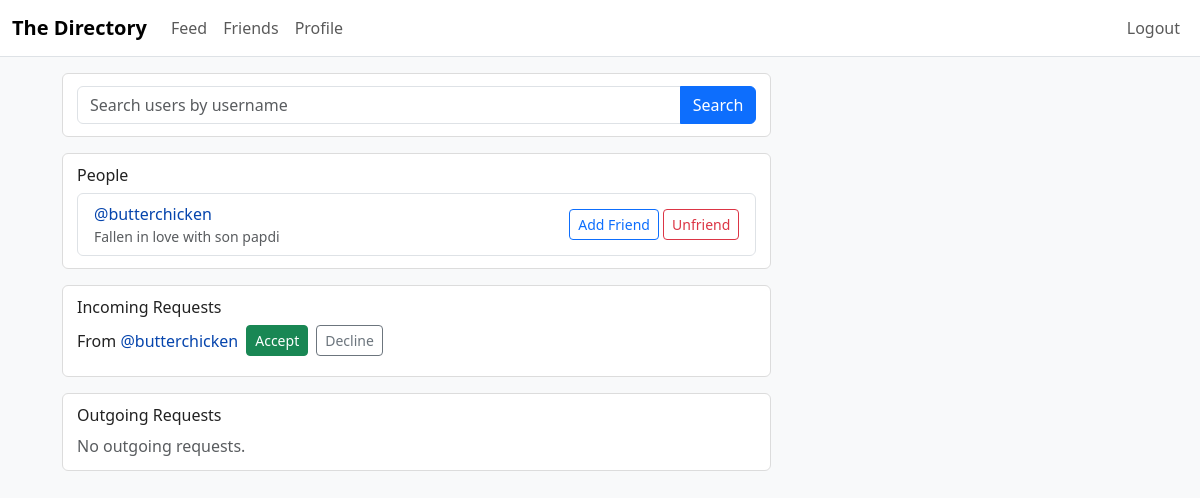
/friends/ (signed in), run on the app's committed database.
### models.py (models this page shows)
class User(db.Model, UserMixin):
    id = db.Column(db.Integer, primary_key=True)
    username = db.Column(db.String(50), unique=True, nullable=False, index=True)
    email = db.Column(db.String(120), unique=True, nullable=False, index=True)
    password_hash = db.Column(db.String(200), nullable=False)
    bio = db.Column(db.Text, default="")
    joined_at = db.Column(db.DateTime, default=datetime.utcnow)
    posts = relationship("Post", backref="author", cascade="all, delete-orphan")
    friends = relationship(
        "User",
        secondary=friendships,
        primaryjoin=id == friendships.c.user_id,
        secondaryjoin=id == friendships.c.friend_id,
        backref="friend_of",
    )

class FriendRequest(db.Model):
    id = db.Column(db.Integer, primary_key=True)
    from_id = db.Column(db.Integer, db.ForeignKey("user.id"), nullable=False)
    to_id = db.Column(db.Integer, db.ForeignKey("user.id"), nullable=False)
    status = db.Column(db.String(16), default="pending")  # pending/accepted/declined
    created_at = db.Column(db.DateTime, default=datetime.utcnow)
    sender = relationship("User", foreign_keys=[from_id])
    receiver = relationship("User", foreign_keys=[to_id])

### routes/friends.py (the view)
@friends_bp.route("/", methods=["GET"])
@login_required
def list_and_find():
    q = request.args.get("q", "").strip()
    users = []
    if q:
        users = User.query.filter(User.username.ilike(f"%{q}%"), User.id != current_user.id).all()
    else:
        users = User.query.filter(User.id != current_user.id).limit(30).all()
    incoming = FriendRequest.query.filter_by(to_id=current_user.id, status="pending").all()
    outgoing = FriendRequest.query.filter_by(from_id=current_user.id, status="pending").all()
    return render_template("friends_find.html", users=users, incoming=incoming, outgoing=outgoing)

### models.py (called while the page is built)
@login_manager.user_loader
def load_user(user_id):
    return User.query.get(int(user_id))

### templates/friends_find.html
{% extends 'base.html' %}
{% block content %}
<div class="row">
  <div class="col-md-8">
    <div class="infocard mb-3">
      <form method="get">
        <div class="input-group">
          <input class="form-control" name="q" value="{{ request.args.get('q', '') }}" placeholder="Search users by username">
          <button class="btn btn-primary">Search</button>
        </div>
      </form>
    </div>
    <div class="infocard mb-3">
      <h6>People</h6>
      {% if users %}
        <div class="list-group">
        {% for u in users %}
          <div class="list-group-item d-flex justify-content-between align-items-center">
            <div>
              <a href="{{ url_for('profile.view_profile', username=u.username) }}">@{{ u.username }}</a>
              {% if u.bio %}<div class="small text-muted">{{ u.bio }}</div>{% endif %}
            </div>
            <div>
              <a class="btn btn-sm btn-outline-primary" href="{{ url_for('friends.add_friend', username=u.username) }}">Add Friend</a>
              <a class="btn btn-sm btn-outline-danger" href="{{ url_for('friends.unfriend', username=u.username) }}">Unfriend</a>
            </div>
          </div>
        {% endfor %}
        </div>
      {% else %}
        <div class="text-muted">No users found.</div>
      {% endif %}
    </div>
    <div class="infocard mb-3">
      <h6>Incoming Requests</h6>
      {% if incoming %}
        {% for r in incoming %}
          <div class="d-flex gap-2 align-items-center mb-2">
            <span>From <a href="{{ url_for('profile.view_profile', username=r.sender.username) }}">@{{ r.sender.username }}</a></span>
            <a class="btn btn-sm btn-success" href="{{ url_for('friends.accept', req_id=r.id) }}">Accept</a>
            <a class="btn btn-sm btn-outline-secondary" href="{{ url_for('friends.decline', req_id=r.id) }}">Decline</a>
          </div>
        {% endfor %}
      {% else %}
        <div class="text-muted">No incoming requests.</div>
      {% endif %}
    </div>
    <div class="infocard mb-3">
      <h6>Outgoing Requests</h6>
      {% if outgoing %}
        {% for r in outgoing %}
          <div class="small">To <a href="{{ url_for('profile.view_profile', username=r.receiver.username) }}">@{{ r.receiver.username }}</a> • pending</div>
        {% endfor %}
      {% else %}
        <div class="text-muted">No outgoing requests.</div>
      {% endif %}
    </div>
  </div>
</div>
{% endblock %}

### static/css/styles.css (style rules this page uses)
body { background: #f8f9fa; color: #222; }
a { color: #0645AD; text-decoration: none; }
.infocard { background: #fff; border: 1px solid #dcdcdc; border-radius: 6px; padding: 12px 14px; }

### data on the page
User: username "butterchicken", bio "Fallen in love with son papdi"
FriendRequest: sender.username "butterchicken"
